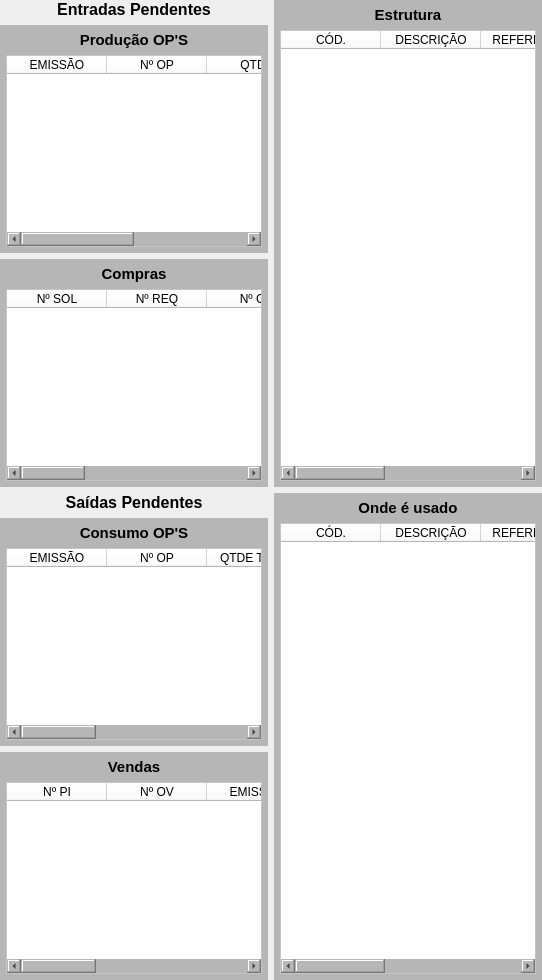
           <widget class="QWidget" name="widget_6" native="true">
            <layout class="QHBoxLayout" name="horizontalLayout_3">
             <property name="leftMargin">
              <number>0</number>
             </property>
             <property name="topMargin">
              <number>0</number>
             </property>
             <property name="rightMargin">
              <number>0</number>
             </property>
             <property name="bottomMargin">
              <number>0</number>
             </property>
             <item>
              <widget class="QWidget" name="widget_7" native="true">
               <layout class="QVBoxLayout" name="verticalLayout_7">
                <property name="leftMargin">
                 <number>0</number>
                </property>
                <property name="topMargin">
                 <number>0</number>
                </property>
                <property name="rightMargin">
                 <number>0</number>
                </property>
                <property name="bottomMargin">
                 <number>0</number>
                </property>
                <item>
                 <widget class="QLabel" name="label_2">
                  <property name="font">
                   <font>
                    <pointsize>12</pointsize>
                    <weight>75</weight>
                    <bold>true</bold>
                   </font>
                  </property>
                  <property name="text">
                   <string>Entradas Pendentes</string>
                  </property>
                  <property name="alignment">
                   <set>Qt::AlignCenter</set>
                  </property>
                 </widget>
                </item>
                <item>
                 <widget class="QWidget" name="widget_Producao" native="true">
                  <property name="minimumSize">
                   <size>
                    <width>0</width>
                    <height>0</height>
                   </size>
                  </property>
                  <property name="maximumSize">
                   <size>
                    <width>16777215</width>
                    <height>16777215</height>
                   </size>
                  </property>
                  <property name="styleSheet">
                   <string notr="true">background-color: rgb(182, 182, 182);</string>
                  </property>
                  <layout class="QVBoxLayout" name="verticalLayout_3">
                   <property name="leftMargin">
                    <number>6</number>
                   </property>
                   <property name="topMargin">
                    <number>6</number>
                   </property>
                   <property name="rightMargin">
                    <number>6</number>
                   </property>
                   <property name="bottomMargin">
                    <number>6</number>
                   </property>
                   <item>
                    <widget class="QLabel" name="label_60">
                     <property name="minimumSize">
                      <size>
                       <width>0</width>
                       <height>18</height>
                      </size>
                     </property>
                     <property name="maximumSize">
                      <size>
                       <width>16777215</width>
                       <height>18</height>
                      </size>
                     </property>
                     <property name="font">
                      <font>
                       <pointsize>11</pointsize>
                       <weight>75</weight>
                       <bold>true</bold>
                      </font>
                     </property>
                     <property name="text">
                      <string>Produção OP'S</string>
                     </property>
                     <property name="alignment">
                      <set>Qt::AlignCenter</set>
                     </property>
                    </widget>
                   </item>
                   <item>
                    <widget class="QTableWidget" name="table_Producao">
                     <property name="sizePolicy">
                      <sizepolicy hsizetype="Preferred" vsizetype="Preferred">
                       <horstretch>0</horstretch>
                       <verstretch>0</verstretch>
                      </sizepolicy>
                     </property>
                     <property name="font">
                      <font>
                       <pointsize>9</pointsize>
                      </font>
                     </property>
                     <property name="styleSheet">
                      <string notr="true">background-color: rgb(255, 255, 255);</string>
                     </property>
                     <column>
                      <property name="text">
                       <string>EMISSÃO</string>
                      </property>
                     </column>
                     <column>
                      <property name="text">
                       <string>Nº OP</string>
                      </property>
                     </column>
                     <column>
                      <property name="text">
                       <string>QTDE</string>
                      </property>
                     </column>
                     <column>
                      <property name="text">
                       <string>EST/CON</string>
                      </property>
                     </column>
                    </widget>
                   </item>
                  </layout>
                 </widget>
                </item>
                <item>
                 <widget class="QWidget" name="widget_Compras" native="true">
                  <property name="styleSheet">
                   <string notr="true">background-color: rgb(182, 182, 182);</string>
                  </property>
                  <layout class="QVBoxLayout" name="verticalLayout_10">
                   <property name="leftMargin">
                    <number>6</number>
                   </property>
                   <property name="topMargin">
                    <number>6</number>
                   </property>
                   <property name="rightMargin">
                    <number>6</number>
                   </property>
                   <property name="bottomMargin">
                    <number>6</number>
                   </property>
                   <item>
                    <widget class="QLabel" name="label_67">
                     <property name="maximumSize">
                      <size>
                       <width>16777215</width>
                       <height>16777215</height>
                      </size>
                     </property>
                     <property name="font">
                      <font>
                       <pointsize>11</pointsize>
                       <weight>75</weight>
                       <bold>true</bold>
                      </font>
                     </property>
                     <property name="text">
                      <string>Compras</string>
                     </property>
                     <property name="alignment">
                      <set>Qt::AlignCenter</set>
                     </property>
                    </widget>
                   </item>
                   <item>
                    <widget class="QTableWidget" name="table_Compra">
                     <property name="sizePolicy">
                      <sizepolicy hsizetype="Preferred" vsizetype="Preferred">
                       <horstretch>0</horstretch>
                       <verstretch>0</verstretch>
                      </sizepolicy>
                     </property>
                     <property name="font">
                      <font>
                       <pointsize>9</pointsize>
                      </font>
                     </property>
                     <property name="styleSheet">
                      <string notr="true">background-color: rgb(255, 255, 255);</string>
                     </property>
                     <column>
                      <property name="text">
                       <string>Nº SOL</string>
                      </property>
                     </column>
                     <column>
                      <property name="text">
                       <string>Nº REQ</string>
                      </property>
                     </column>
                     <column>
                      <property name="text">
                       <string>Nº OC</string>
                      </property>
                     </column>
                     <column>
                      <property name="text">
                       <string>EMISSÃO</string>
                      </property>
                     </column>
                     <column>
                      <property name="text">
                       <string>QTDE</string>
                      </property>
                     </column>
                     <column>
                      <property name="text">
                       <string>ENTREGA</string>
                      </property>
                     </column>
                     <column>
                      <property name="text">
                       <string>FORNECEDOR</string>
                      </property>
                     </column>
                    </widget>
                   </item>
                  </layout>
                 </widget>
                </item>
                <item>
                 <widget class="QLabel" name="label_6">
                  <property name="font">
                   <font>
                    <pointsize>12</pointsize>
                    <weight>75</weight>
                    <bold>true</bold>
                   </font>
                  </property>
                  <property name="text">
                   <string>Saídas Pendentes</string>
                  </property>
                  <property name="alignment">
                   <set>Qt::AlignCenter</set>
                  </property>
                 </widget>
                </item>
                <item>
                 <widget class="QWidget" name="widget_Consumo" native="true">
                  <property name="minimumSize">
                   <size>
                    <width>0</width>
                    <height>0</height>
                   </size>
                  </property>
                  <property name="maximumSize">
                   <size>
                    <width>16777215</width>
                    <height>16777215</height>
                   </size>
                  </property>
                  <property name="styleSheet">
                   <string notr="true">background-color: rgb(182, 182, 182);</string>
                  </property>
                  <layout class="QVBoxLayout" name="verticalLayout_4">
                   <property name="leftMargin">
                    <number>6</number>
                   </property>
                   <property name="topMargin">
                    <number>6</number>
                   </property>
                   <property name="rightMargin">
                    <number>6</number>
                   </property>
                   <property name="bottomMargin">
                    <number>6</number>
                   </property>
                   <item>
                    <widget class="QWidget" name="widget_21" native="true">
                     <property name="minimumSize">
                      <size>
                       <width>0</width>
                       <height>18</height>
                      </size>
                     </property>
                     <property name="maximumSize">
                      <size>
                       <width>16777215</width>
                       <height>18</height>
                      </size>
                     </property>
                     <layout class="QHBoxLayout" name="horizontalLayout_6">
                      <property name="spacing">
                       <number>2</number>
                      </property>
                      <property name="leftMargin">
                       <number>0</number>
                      </property>
                      <property name="topMargin">
                       <number>0</number>
                      </property>
                      <property name="rightMargin">
                       <number>0</number>
                      </property>
                      <property name="bottomMargin">
                       <number>0</number>
                      </property>
                      <item>
                       <widget class="QLabel" name="label_7">
                        <property name="minimumSize">
                         <size>
                          <width>60</width>
                          <height>0</height>
                         </size>
                        </property>
                        <property name="maximumSize">
                         <size>
                          <width>60</width>
                          <height>16777215</height>
                         </size>
                        </property>
                        <property name="text">
                         <string/>
                        </property>
                       </widget>
                      </item>
                      <item>
                       <widget class="QLabel" name="label_58">
                        <property name="minimumSize">
                         <size>
                          <width>0</width>
                          <height>18</height>
                         </size>
                        </property>
                        <property name="maximumSize">
                         <size>
                          <width>16777215</width>
                          <height>18</height>
                         </size>
                        </property>
                        <property name="font">
                         <font>
                          <pointsize>11</pointsize>
                          <weight>75</weight>
                          <bold>true</bold>
                         </font>
                        </property>
                        <property name="text">
                         <string>Consumo OP'S</string>
                        </property>
                        <property name="alignment">
                         <set>Qt::AlignCenter</set>
                        </property>
                       </widget>
                      </item>
                      <item>
                       <widget class="QLabel" name="label_Op_Nec">
                        <property name="minimumSize">
                         <size>
                          <width>60</width>
                          <height>0</height>
                         </size>
                        </property>
                        <property name="maximumSize">
                         <size>
                          <width>60</width>
                          <height>16777215</height>
                         </size>
                        </property>
                        <property name="font">
                         <font>
                          <weight>75</weight>
                          <bold>true</bold>
                         </font>
                        </property>
                        <property name="text">
                         <string/>
                        </property>
                        <property name="alignment">
                         <set>Qt::AlignRight|Qt::AlignTrailing|Qt::AlignVCenter</set>
                        </property>
                       </widget>
                      </item>
                     </layout>
                    </widget>
                   </item>
                   <item>
                    <widget class="QTableWidget" name="table_Consumo">
                     <property name="sizePolicy">
                      <sizepolicy hsizetype="Preferred" vsizetype="Preferred">
                       <horstretch>0</horstretch>
                       <verstretch>0</verstretch>
                      </sizepolicy>
                     </property>
                     <property name="font">
                      <font>
                       <pointsize>9</pointsize>
                      </font>
                     </property>
                     <property name="styleSheet">
                      <string notr="true">background-color: rgb(255, 255, 255);</string>
                     </property>
                     <column>
                      <property name="text">
                       <string>EMISSÃO</string>
                      </property>
                     </column>
                     <column>
                      <property name="text">
                       <string>Nº OP</string>
                      </property>
                     </column>
                     <column>
                      <property name="text">
                       <string>QTDE TOTAL</string>
                      </property>
                     </column>
                     <column>
                      <property name="text">
                       <string>QTDE CONS.</string>
                      </property>
                     </column>
                     <column>
                      <property name="text">
                       <string>CÓD.</string>
                      </property>
                     </column>
                     <column>
                      <property name="text">
                       <string>DESCRIÇÃO</string>
                      </property>
                     </column>
                    </widget>
                   </item>
                  </layout>
                 </widget>
                </item>
                <item>
                 <widget class="QWidget" name="widget_Vendas" native="true">
                  <property name="minimumSize">
                   <size>
                    <width>0</width>
                    <height>0</height>
                   </size>
                  </property>
                  <property name="maximumSize">
                   <size>
                    <width>16777215</width>
                    <height>16777215</height>
                   </size>
                  </property>
                  <property name="styleSheet">
                   <string notr="true">background-color: rgb(182, 182, 182);</string>
                  </property>
                  <layout class="QVBoxLayout" name="verticalLayout_5">
                   <property name="leftMargin">
                    <number>6</number>
                   </property>
                   <property name="topMargin">
                    <number>6</number>
                   </property>
                   <property name="rightMargin">
                    <number>6</number>
                   </property>
                   <property name="bottomMargin">
                    <number>6</number>
                   </property>
                   <item>
                    <widget class="QLabel" name="label_61">
                     <property name="minimumSize">
                      <size>
                       <width>0</width>
                       <height>18</height>
                      </size>
                     </property>
                     <property name="maximumSize">
                      <size>
                       <width>16777215</width>
                       <height>18</height>
                      </size>
                     </property>
                     <property name="font">
                      <font>
                       <pointsize>11</pointsize>
                       <weight>75</weight>
                       <bold>true</bold>
                      </font>
                     </property>
                     <property name="text">
                      <string>Vendas</string>
                     </property>
                     <property name="alignment">
                      <set>Qt::AlignCenter</set>
                     </property>
                    </widget>
                   </item>
                   <item>
                    <widget class="QTableWidget" name="table_Venda">
                     <property name="sizePolicy">
                      <sizepolicy hsizetype="Preferred" vsizetype="Preferred">
                       <horstretch>0</horstretch>
                       <verstretch>0</verstretch>
                      </sizepolicy>
                     </property>
                     <property name="font">
                      <font>
                       <pointsize>9</pointsize>
                      </font>
                     </property>
                     <property name="styleSheet">
                      <string notr="true">background-color: rgb(255, 255, 255);</string>
                     </property>
                     <column>
                      <property name="text">
                       <string>Nº PI</string>
                      </property>
                     </column>
                     <column>
                      <property name="text">
                       <string>Nº OV</string>
                      </property>
                     </column>
                     <column>
                      <property name="text">
                       <string>EMISSÃO</string>
                      </property>
                     </column>
                     <column>
                      <property name="text">
                       <string>CLIENTE</string>
                      </property>
                     </column>
                     <column>
                      <property name="text">
                       <string>QTDE</string>
                      </property>
                     </column>
                     <column>
                      <property name="text">
                       <string>ENTREGA</string>
                      </property>
                     </column>
                    </widget>
                   </item>
                  </layout>
                 </widget>
                </item>
               </layout>
              </widget>
             </item>
             <item>
              <widget class="QWidget" name="widget_8" native="true">
               <property name="minimumSize">
                <size>
                 <width>0</width>
                 <height>0</height>
                </size>
               </property>
               <property name="maximumSize">
                <size>
                 <width>16777215</width>
                 <height>16777215</height>
                </size>
               </property>
               <layout class="QVBoxLayout" name="verticalLayout_12">
                <property name="leftMargin">
                 <number>0</number>
                </property>
                <property name="topMargin">
                 <number>0</number>
                </property>
                <property name="rightMargin">
                 <number>0</number>
                </property>
                <property name="bottomMargin">
                 <number>0</number>
                </property>
                <item>
                 <widget class="QWidget" name="widget_Estrutura" native="true">
                  <property name="styleSheet">
                   <string notr="true">background-color: rgb(182, 182, 182);</string>
                  </property>
                  <layout class="QVBoxLayout" name="verticalLayout_9">
                   <property name="leftMargin">
                    <number>6</number>
                   </property>
                   <property name="topMargin">
                    <number>6</number>
                   </property>
                   <property name="rightMargin">
                    <number>6</number>
                   </property>
                   <property name="bottomMargin">
                    <number>6</number>
                   </property>
                   <item>
                    <widget class="QLabel" name="label_Titulo_2">
                     <property name="minimumSize">
                      <size>
                       <width>0</width>
                       <height>18</height>
                      </size>
                     </property>
                     <property name="maximumSize">
                      <size>
                       <width>16777215</width>
                       <height>18</height>
                      </size>
                     </property>
                     <property name="font">
                      <font>
                       <pointsize>11</pointsize>
                       <weight>75</weight>
                       <bold>true</bold>
                      </font>
                     </property>
                     <property name="text">
                      <string>Estrutura</string>
                     </property>
                     <property name="alignment">
                      <set>Qt::AlignCenter</set>
                     </property>
                    </widget>
                   </item>
                   <item>
                    <widget class="QTableWidget" name="table_Estrutura">
                     <property name="sizePolicy">
                      <sizepolicy hsizetype="Preferred" vsizetype="Preferred">
                       <horstretch>0</horstretch>
                       <verstretch>0</verstretch>
                      </sizepolicy>
                     </property>
                     <property name="font">
                      <font>
                       <pointsize>8</pointsize>
                      </font>
                     </property>
                     <property name="styleSheet">
                      <string notr="true">background-color: rgb(255, 255, 255);</string>
                     </property>
                     <column>
                      <property name="text">
                       <string>CÓD.</string>
                      </property>
                     </column>
                     <column>
                      <property name="text">
                       <string>DESCRIÇÃO</string>
                      </property>
                     </column>
                     <column>
                      <property name="text">
                       <string>REFERÊNCIA</string>
                      </property>
                     </column>
                     <column>
                      <property name="text">
                       <string>UM</string>
                      </property>
                     </column>
                     <column>
                      <property name="text">
                       <string>QTDE</string>
                      </property>
                     </column>
                    </widget>
                   </item>
                  </layout>
                 </widget>
                </item>
                <item>
                 <widget class="QWidget" name="widget_Usado" native="true">
                  <property name="styleSheet">
                   <string notr="true">background-color: rgb(182, 182, 182);</string>
                  </property>
                  <layout class="QVBoxLayout" name="verticalLayout_11">
                   <property name="leftMargin">
                    <number>6</number>
                   </property>
                   <property name="topMargin">
                    <number>6</number>
                   </property>
                   <property name="rightMargin">
                    <number>6</number>
                   </property>
                   <property name="bottomMargin">
                    <number>6</number>
                   </property>
                   <item>
                    <widget class="QLabel" name="label_62">
                     <property name="minimumSize">
                      <size>
                       <width>0</width>
                       <height>18</height>
                      </size>
                     </property>
                     <property name="maximumSize">
                      <size>
                       <width>16777215</width>
                       <height>18</height>
                      </size>
                     </property>
                     <property name="font">
                      <font>
                       <pointsize>11</pointsize>
                       <weight>75</weight>
                       <bold>true</bold>
                      </font>
                     </property>
                     <property name="text">
                      <string>Onde é usado</string>
                     </property>
                     <property name="alignment">
                      <set>Qt::AlignCenter</set>
                     </property>
                    </widget>
                   </item>
                   <item>
                    <widget class="QTableWidget" name="table_Usado">
                     <property name="sizePolicy">
                      <sizepolicy hsizetype="Preferred" vsizetype="Preferred">
                       <horstretch>0</horstretch>
                       <verstretch>0</verstretch>
                      </sizepolicy>
                     </property>
                     <property name="font">
                      <font>
                       <pointsize>9</pointsize>
                      </font>
                     </property>
                     <property name="styleSheet">
                      <string notr="true">background-color: rgb(255, 255, 255);</string>
                     </property>
                     <column>
                      <property name="text">
                       <string>CÓD.</string>
                      </property>
                     </column>
                     <column>
                      <property name="text">
                       <string>DESCRIÇÃO</string>
                      </property>
                     </column>
                     <column>
                      <property name="text">
                       <string>REFERÊNCIA</string>
                      </property>
                     </column>
                     <column>
                      <property name="text">
                       <string>UM</string>
                      </property>
                     </column>
                     <column>
                      <property name="text">
                       <string>QTDE</string>
                      </property>
                     </column>
                    </widget>
                   </item>
                  </layout>
                 </widget>
                </item>
               </layout>
              </widget>
             </item>
            </layout>
           </widget>
